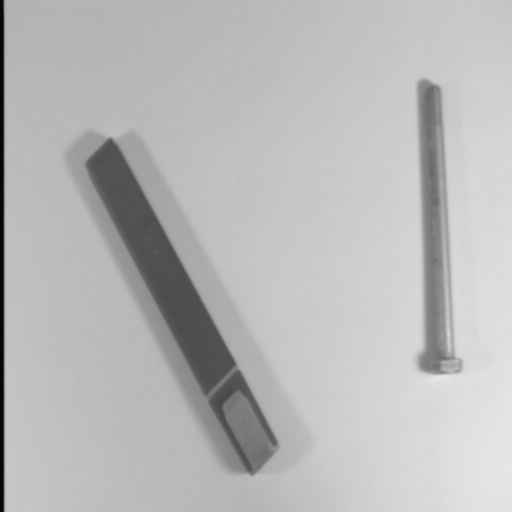
#> input picture aritmetica_imagenes/Practica06/img1.jpg, 512 x 512 px
$ python main.py
#> lines starting #> are read from the running program, lines starting #| are printed output that depends on the picture; after the words box and inside, x2 and y2 are one past the last pixel; in counts of white or black regions, pixels touching at a corner belong together
import sys

import cv2
import math
import numpy as np
from matplotlib import pyplot as plt
import random

def threshold(img,threshold):
    imgres = img.copy()
    for i in range(img.shape[0]):
        for j in range(img.shape[1]):
            if imgres[i,j] < threshold:
                imgres[i,j] = 0
            else:
                imgres[i,j] = 255
    return  imgres

def ANDfunc(p,q):
    return p | q

def ORfunc(p,q):
    return p & q

def XORfunc(p,q):
    return (p ^ q)

def imagemerge(img1,img2,func):
    imgres = img.copy()
    for i in range(img.shape[0]):
        for j in range(img.shape[1]):
            imgres[i,j] = func(img1[i,j],img2[i,j])
    return  imgres


t = 120
archivo = 'img1'
archivo2 = 'img2'
img = cv2.imread(archivo+'.jpg', cv2.IMREAD_GRAYSCALE)
#> img is the input picture: shape (512, 512); min 1, max 232, mean 185.1
img2 = cv2.imread(archivo2+'.jpg', cv2.IMREAD_GRAYSCALE)
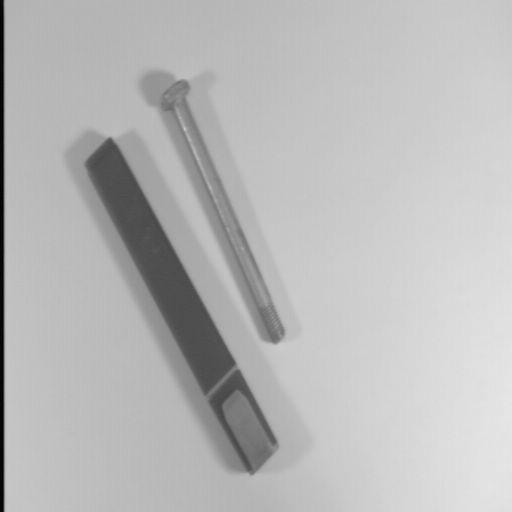
#> input picture aritmetica_imagenes/Practica06/img2.jpg, 512 x 512 px
#> img2 is the input picture: shape (512, 512); min 0, max 230, mean 185

cv2.imwrite('imgs.jpg',np.concatenate([img,img2],axis=1))
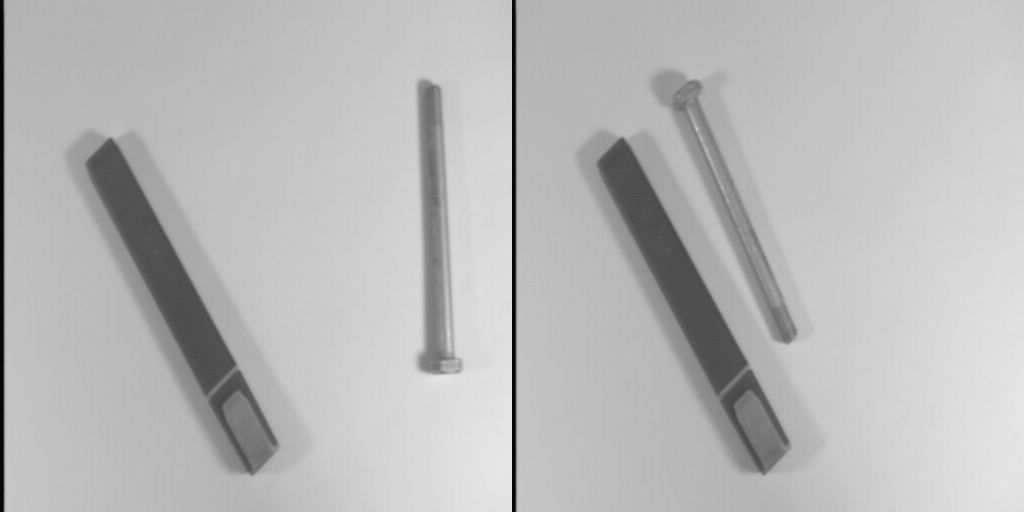
#> saved as imgs.jpg: shape (512, 1024); min 0, max 232, mean 185.1


avg =0

##plots
fig, axs = plt.subplots(2)
fig.suptitle('Vertically stacked subplots')
axs[0].hist(img.flatten(),bins=256,range=(0,256))
# plt.show()

##
imgfin= []

# img 1
t = 175
imgres = threshold(img,t)
#> after the loop in threshold, `for i in range(img.shape[0]):`:
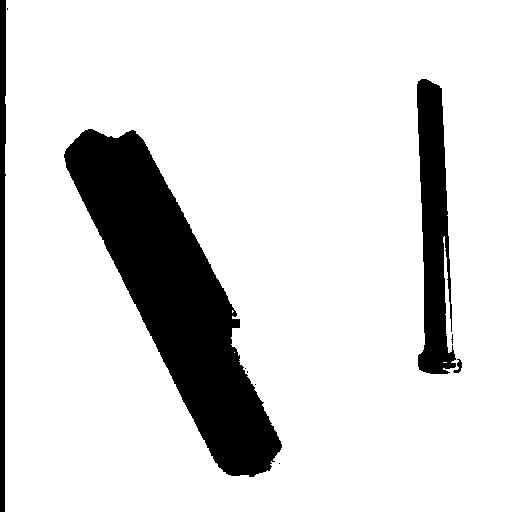
#> imgres: shape (512, 512); 85.2% white; 10 black regions (6 under 20 px), largest, box (x1, y1, x2, y2) and area: (64, 129, 282, 477) 28685, (417, 79, 456, 374) 7349, (0, 0, 6, 512) 2698, (453, 359, 462, 373) 57
# cv2.imshow(archivo+' t = '+str(t),imgres)
imgfin.append(imgres.copy())
cv2.imwrite('img1res.jpg',imgres)

# img2
t = 176
imgres = threshold(img2,t)
#> after the loop in threshold (call 2), `for i in range(img.shape[0]):`: imgres: shape (512, 512); 83.7% white; 10 black regions (7 under 20 px), largest, box (x1, y1, x2, y2) and area: (62, 128, 283, 477) 29119, (136, 68, 286, 345) 10955, (0, 0, 6, 512) 2753
# cv2.imshow(archivo2+' t = '+str(t),imgres)
imgfin.append(imgres.copy())
cv2.imwrite('img2res.jpg',imgres)

##Threshold

cv2.imwrite('imgsres.jpg',np.concatenate([imgfin[0],imgfin[1]],axis=1))
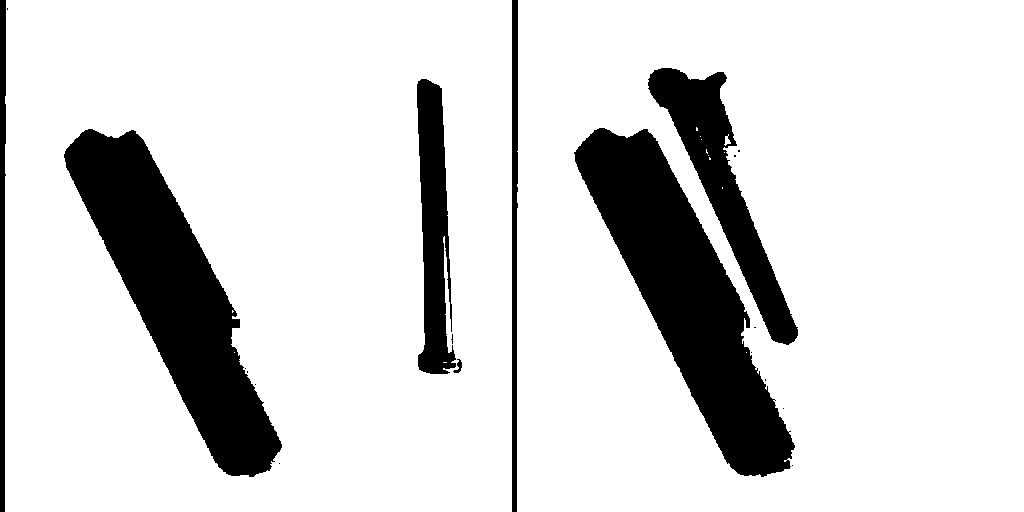
#> saved as imgsres.jpg: shape (512, 1024); 84.4% white; 20 black regions (13 under 20 px), largest, box (x1, y1, x2, y2) and area: (574, 128, 795, 477) 29119, (64, 129, 282, 477) 28685, (648, 68, 798, 345) 10955

## AND
imgres = imagemerge(imgfin[0],imgfin[1],ANDfunc)
#> after the loop in imagemerge, `for i in range(img.shape[0]):`: imgres: shape (512, 512); 88.1% white; 6 black regions (3 under 20 px), largest, box (x1, y1, x2, y2) and area: (64, 129, 282, 477) 28553, (0, 0, 6, 512) 2698, (233, 319, 238, 328) 37
cv2.imshow('AND operation',imgres)
cv2.imwrite('AND'+'.jpg',imgres)
## OR
imgres = imagemerge(imgfin[0],imgfin[1],ORfunc)
#> after the loop in imagemerge (call 2), `for i in range(img.shape[0]):`:
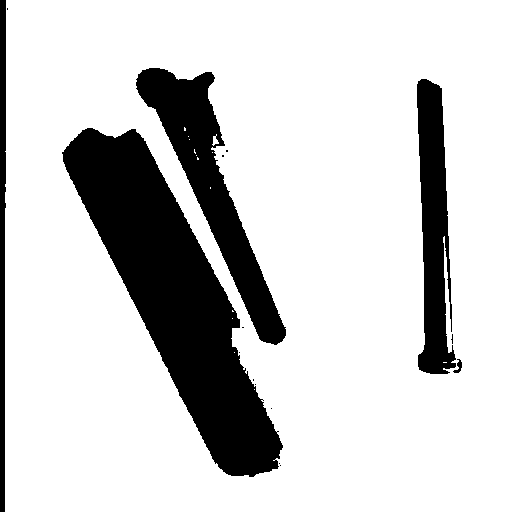
#> imgres: shape (512, 512); 80.8% white; 16 black regions (11 under 20 px), largest, box (x1, y1, x2, y2) and area: (62, 128, 283, 477) 29213, (136, 68, 286, 345) 10955, (417, 79, 456, 374) 7349, (0, 0, 6, 512) 2753, (453, 359, 462, 373) 57
cv2.imshow('OR operation',imgres)
cv2.imwrite('OR'+'.jpg',imgres)
## XOR
imgres = imagemerge(imgfin[0],imgfin[1],XORfunc)
#> after the loop in imagemerge (call 3), `for i in range(img.shape[0]):`:
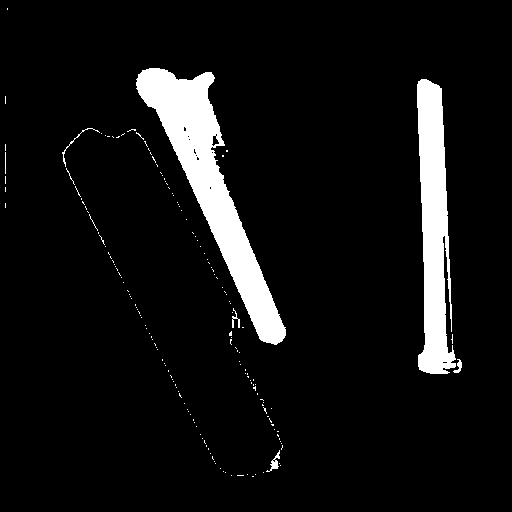
#> imgres: shape (512, 512); 7.3% white; 169 white regions (162 under 20 px), largest, box (x1, y1, x2, y2) and area: (136, 68, 286, 345) 10955, (417, 79, 456, 374) 7349, (266, 450, 280, 472) 95
cv2.imshow('XOR operation',imgres)
cv2.imwrite('XOR'+'.jpg',imgres)


finalimg = []
cv2.waitKey(0)
cv2.destroyAllWindows()
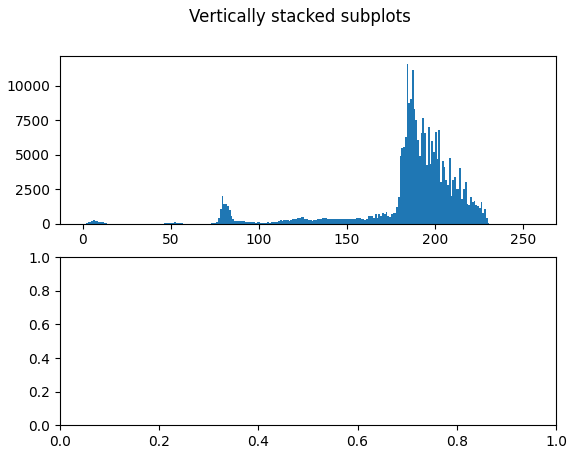
#> figure drawn by matplotlib, 1 panel; tallest bar 11599 high, from x = 184 to 185
